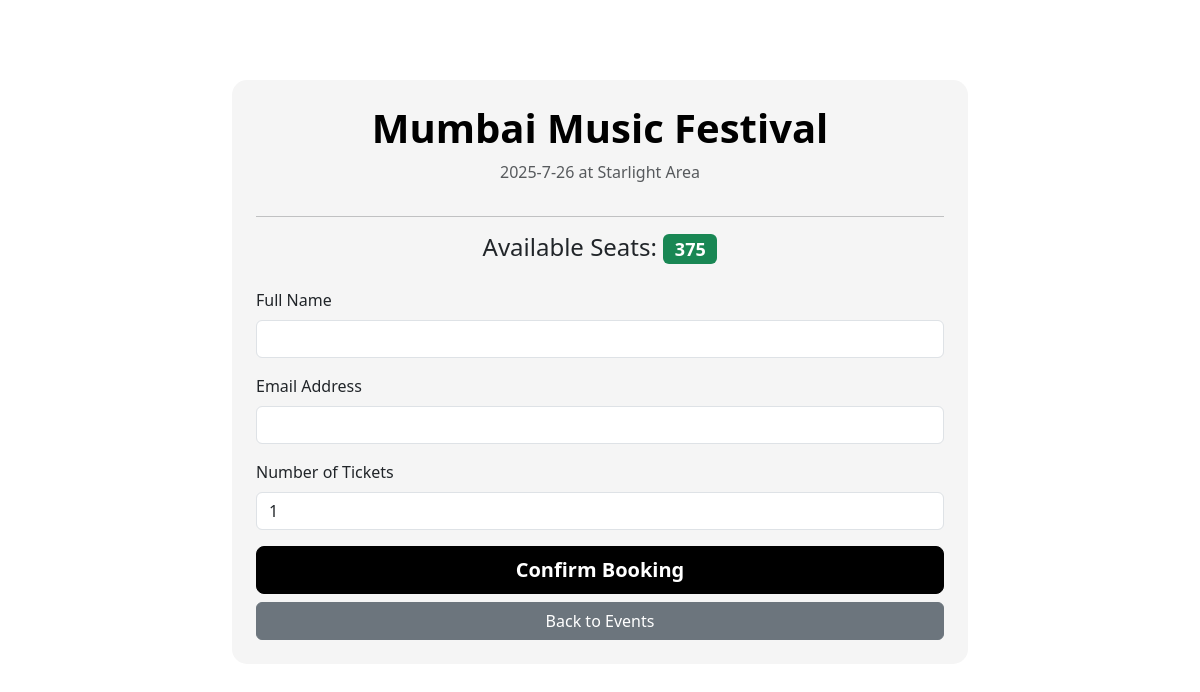
Screenshot of /event/1 with the database file from the repository.
### tables this page shows
CREATE TABLE events (
    id INTEGER PRIMARY KEY AUTOINCREMENT,
    name TEXT NOT NULL,
    date TEXT NOT NULL,
    location TEXT NOT NULL,
    total_seats INTEGER NOT NULL,
    booked_seats INTEGER NOT NULL DEFAULT 0,
    image_url TEXT
);

### app.py (the view)
@app.route('/event/<int:event_id>')
def event(event_id):
    db = get_db()
    cursor = db.cursor()
    cursor.execute("SELECT *, (total_seats - booked_seats) as available_seats FROM events WHERE id = ?", (event_id,))
    event_details = cursor.fetchone()
    if event_details is None or event_details['available_seats'] <= 0:
        return redirect(url_for('index'))
    return render_template('booking.html', event=event_details)

### app.py (called while the page is built)
def get_db():
    db = getattr(g, '_database', None)
    if db is None:
        db = g._database = sqlite3.connect(DATABASE)
        db.row_factory = sqlite3.Row
    return db

@app.teardown_appcontext
def close_connection(exception):
    db = getattr(g, '_database', None)
    if db is not None:
        db.close()

### templates/booking.html (shortened to what this page needs)
<!DOCTYPE html>
<html lang="en">
<head>
    <link href="https://cdn.jsdelivr.net/npm/bootstrap@5.3.2/dist/css/bootstrap.min.css" rel="stylesheet">
    <link rel="stylesheet" href="{{ url_for('static', filename='css/style.css') }}">
</head>
<body>
    <div class="container mt-5">
        <div class="row justify-content-center">
            <div class="col-lg-8 col-md-10">
                <div class="card event-card p-4">
                    <h1 class="card-title text-center">{{ event.name }}</h1>
                    <p class="text-center text-muted">{{ event.date }} at {{ event.location }}</p>
                    <hr>
                    <h4 class="text-center mb-4">Available Seats: <span class="badge bg-success">{{ event.available_seats }}</span></h4>
                    <form action="{{ url_for('book_ticket') }}" method="POST">
                        <div class="mb-3">
                            <label for="user_name" class="form-label">Full Name</label>
                            <input type="text" class="form-control" id="user_name" name="user_name" required>
                        </div>
                        <div class="mb-3">
                            <label for="user_email" class="form-label">Email Address</label>
                            <input type="email" class="form-control" id="user_email" name="user_email" required>
                        </div>
                        <div class="mb-3">
                            <label for="num_tickets" class="form-label">Number of Tickets</label>
                            <input type="number" class="form-control" id="num_tickets" name="num_tickets" min="1" max="{{ event.available_seats }}" value="1" required>
                        </div>
                        <div class="d-grid gap-2">
                            <button type="submit" class="btn btn-primary btn-lg">Confirm Booking</button>
                            <a href="{{ url_for('index') }}" class="btn btn-secondary">Back to Events</a>
                        </div>
                    </form>
                </div>
            </div>
        </div>
    </div>
</body>
</html>

### static/css/style.css (style rules this page uses)
body { background-image: url('/static/images/bg2.png.jpg'); background-size: cover; background-repeat: no-repeat; background-attachment: fixed; background-position: center center; font-family: 'Segoe UI', Tahoma, Geneva, Verdana, sans-serif; color: #fff; }
.container { padding-top: 2rem; padding-bottom: 2rem; }
.event-card { transition: transform 0.3s ease-in-out, box-shadow 0.3s ease-in-out; border: none; border-radius: 15px; overflow: hidden; background-color: whitesmoke; backdrop-filter: blur(5px); }
.card-title { color: black; font-weight: bold; }
.btn-primary { background-color: black; border-color: black; font-weight: bold; transition: background-color 0.2s; }

### rows the page displays
events: name "Mumbai Music Festival", date "2025-7-26", location "Starlight Area"

### other values shown
{{ event.available_seats }} "375"
